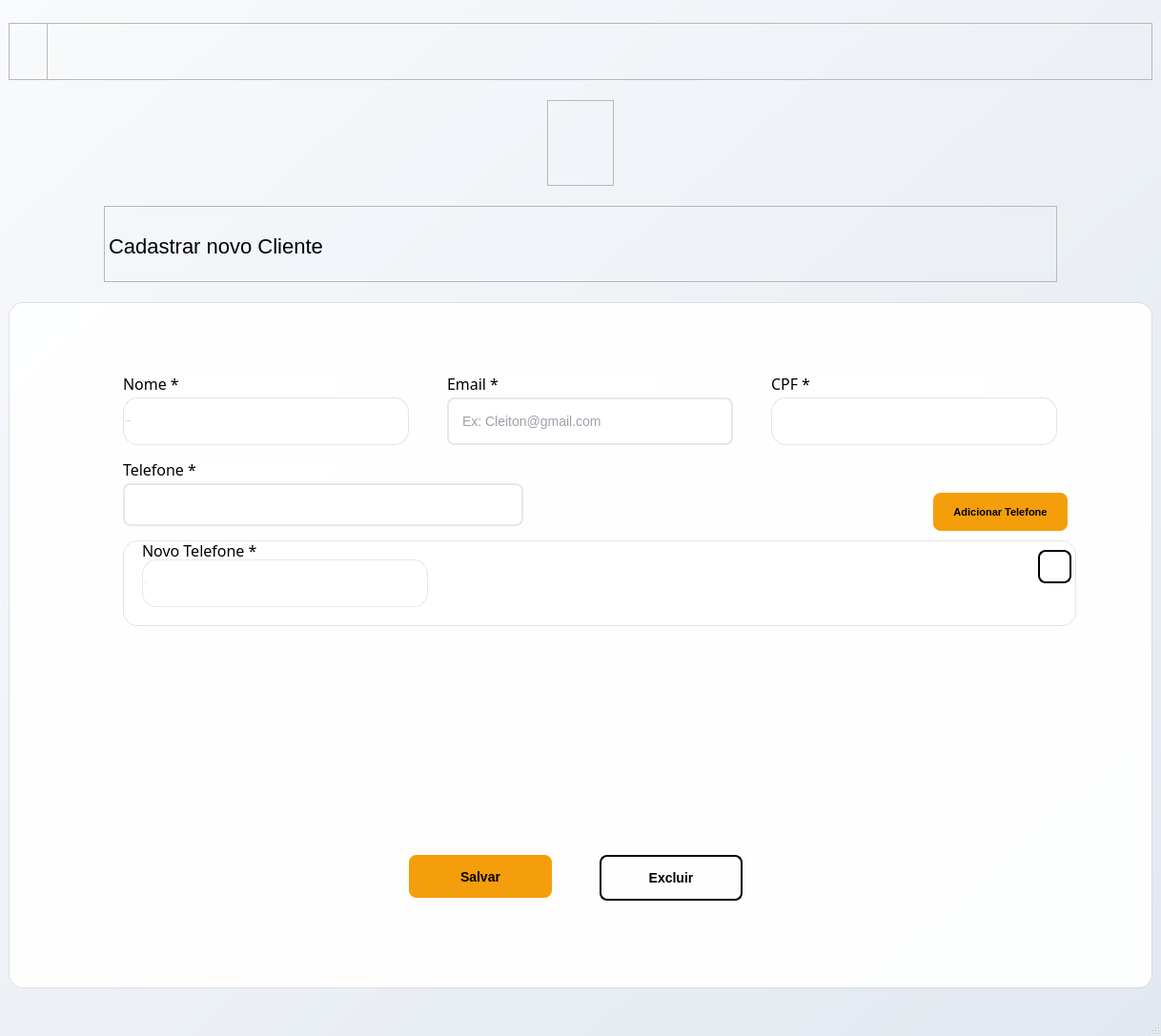
<?xml version="1.0" encoding="UTF-8"?>
<ui version="4.0">
 <class>MainWindow</class>
 <widget class="QMainWindow" name="MainWindow">
  <property name="geometry">
   <rect>
    <x>0</x>
    <y>0</y>
    <width>1218</width>
    <height>1087</height>
   </rect>
  </property>
  <property name="windowTitle">
   <string>MainWindow</string>
  </property>
  <property name="styleSheet">
   <string notr="true">QMainWindow{
background: qlineargradient(x1:0, y1:0, x2:1, y2:1, stop:0 #f8fafc, stop:1 #e2e8f0);
}</string>
  </property>
  <widget class="QWidget" name="centralwidget">
   <layout class="QVBoxLayout" name="verticalLayout">
    <item>
     <widget class="QFrame" name="frame_4">
      <property name="minimumSize">
       <size>
        <width>0</width>
        <height>40</height>
       </size>
      </property>
      <property name="maximumSize">
       <size>
        <width>16777215</width>
        <height>60</height>
       </size>
      </property>
      <property name="frameShape">
       <enum>QFrame::StyledPanel</enum>
      </property>
      <property name="frameShadow">
       <enum>QFrame::Raised</enum>
      </property>
      <widget class="QFrame" name="frame_5">
       <property name="geometry">
        <rect>
         <x>0</x>
         <y>0</y>
         <width>41</width>
         <height>80</height>
        </rect>
       </property>
       <property name="frameShape">
        <enum>QFrame::StyledPanel</enum>
       </property>
       <property name="frameShadow">
        <enum>QFrame::Raised</enum>
       </property>
       <widget class="QPushButton" name="pushButton_3">
        <property name="geometry">
         <rect>
          <x>0</x>
          <y>0</y>
          <width>50</width>
          <height>50</height>
         </rect>
        </property>
        <property name="cursor">
         <cursorShape>PointingHandCursor</cursorShape>
        </property>
        <property name="styleSheet">
         <string notr="true">QPushButton{
background: transparent;
border: none;
}</string>
        </property>
        <property name="text">
         <string/>
        </property>
        <property name="icon">
         <iconset>
          <normaloff>../imagem/icons/back.png</normaloff>../imagem/icons/back.png</iconset>
        </property>
        <property name="iconSize">
         <size>
          <width>32</width>
          <height>32</height>
         </size>
        </property>
        <property name="flat">
         <bool>false</bool>
        </property>
       </widget>
      </widget>
     </widget>
    </item>
    <item alignment="Qt::AlignHCenter">
     <widget class="QFrame" name="frame_6">
      <property name="minimumSize">
       <size>
        <width>70</width>
        <height>90</height>
       </size>
      </property>
      <property name="maximumSize">
       <size>
        <width>70</width>
        <height>90</height>
       </size>
      </property>
      <property name="frameShape">
       <enum>QFrame::StyledPanel</enum>
      </property>
      <property name="frameShadow">
       <enum>QFrame::Raised</enum>
      </property>
      <widget class="QLabel" name="label_3">
       <property name="geometry">
        <rect>
         <x>0</x>
         <y>0</y>
         <width>70</width>
         <height>90</height>
        </rect>
       </property>
       <property name="minimumSize">
        <size>
         <width>0</width>
         <height>0</height>
        </size>
       </property>
       <property name="maximumSize">
        <size>
         <width>1000</width>
         <height>1000</height>
        </size>
       </property>
       <property name="text">
        <string/>
       </property>
       <property name="pixmap">
        <pixmap>../imagem/MOTORMAX-LGO.png</pixmap>
       </property>
       <property name="scaledContents">
        <bool>true</bool>
       </property>
      </widget>
     </widget>
    </item>
    <item alignment="Qt::AlignHCenter">
     <widget class="QFrame" name="frame">
      <property name="minimumSize">
       <size>
        <width>1000</width>
        <height>80</height>
       </size>
      </property>
      <property name="maximumSize">
       <size>
        <width>400</width>
        <height>80</height>
       </size>
      </property>
      <property name="frameShape">
       <enum>QFrame::StyledPanel</enum>
      </property>
      <property name="frameShadow">
       <enum>QFrame::Raised</enum>
      </property>
      <widget class="QLabel" name="label">
       <property name="geometry">
        <rect>
         <x>0</x>
         <y>0</y>
         <width>890</width>
         <height>70</height>
        </rect>
       </property>
       <property name="minimumSize">
        <size>
         <width>890</width>
         <height>0</height>
        </size>
       </property>
       <property name="font">
        <font>
         <pointsize>-1</pointsize>
         <weight>50</weight>
         <italic>false</italic>
         <bold>false</bold>
        </font>
       </property>
       <property name="styleSheet">
        <string notr="true">QLabel{
font-size: 22px;
margin-top: 30px;
margin-bottom: 15px;
font: plain;
}</string>
       </property>
       <property name="text">
        <string>Cadastrar novo Cliente</string>
       </property>
      </widget>
     </widget>
    </item>
    <item alignment="Qt::AlignHCenter">
     <widget class="QFrame" name="frame_2">
      <property name="minimumSize">
       <size>
        <width>1200</width>
        <height>720</height>
       </size>
      </property>
      <property name="maximumSize">
       <size>
        <width>1200</width>
        <height>720</height>
       </size>
      </property>
      <property name="styleSheet">
       <string notr="true">background-color: rgba(255, 255, 255, 240);
border-radius: 15px;
border: 1px solid rgba(0, 0, 0,0.1); </string>
      </property>
      <property name="frameShape">
       <enum>QFrame::Panel</enum>
      </property>
      <property name="frameShadow">
       <enum>QFrame::Raised</enum>
      </property>
      <widget class="QPushButton" name="pushButton">
       <property name="geometry">
        <rect>
         <x>420</x>
         <y>580</y>
         <width>150</width>
         <height>45</height>
        </rect>
       </property>
       <property name="font">
        <font>
         <pointsize>-1</pointsize>
         <weight>75</weight>
         <bold>true</bold>
        </font>
       </property>
       <property name="cursor">
        <cursorShape>PointingHandCursor</cursorShape>
       </property>
       <property name="styleSheet">
        <string notr="true">QPushButton{
background-color: #f59e0b;
color: black;
border: none;
border-radius: 8px;
padding: 12px;
font-size: 14px;
font-weight: bold;
min-height: 20px;
}

QPushButton:hover{
background-color: #d97706;
}

QPushButton:pressed{
background-color: #b45309;
}

QPushButton:disable{
background-color: #582503;
}</string>
       </property>
       <property name="text">
        <string>Salvar</string>
       </property>
      </widget>
      <widget class="QLabel" name="label_4">
       <property name="geometry">
        <rect>
         <x>120</x>
         <y>75</y>
         <width>221</width>
         <height>21</height>
        </rect>
       </property>
       <property name="font">
        <font>
         <family>Rockwell</family>
         <pointsize>12</pointsize>
         <kerning>true</kerning>
        </font>
       </property>
       <property name="styleSheet">
        <string notr="true">border: none;</string>
       </property>
       <property name="text">
        <string>Nome *</string>
       </property>
      </widget>
      <widget class="QPushButton" name="pushButton_2">
       <property name="geometry">
        <rect>
         <x>620</x>
         <y>580</y>
         <width>150</width>
         <height>48</height>
        </rect>
       </property>
       <property name="font">
        <font>
         <pointsize>-1</pointsize>
         <weight>75</weight>
         <bold>true</bold>
        </font>
       </property>
       <property name="cursor">
        <cursorShape>PointingHandCursor</cursorShape>
       </property>
       <property name="styleSheet">
        <string notr="true">QPushButton{
background-color: transparent;
color: Black;
border: 2px solid;
border-radius: 8px;
padding: 12px;
font-size: 14px;
font-weight: bold;
min-height: 20px;
}

QPushButton:hover{
background-color: rgb(234, 227, 174);
}

QPushButton:Pressed{
background-color: rgb(210, 203, 150);
}</string>
       </property>
       <property name="text">
        <string>Excluir</string>
       </property>
      </widget>
      <widget class="QLineEdit" name="lineEdit_2">
       <property name="geometry">
        <rect>
         <x>460</x>
         <y>100</y>
         <width>300</width>
         <height>50</height>
        </rect>
       </property>
       <property name="font">
        <font>
         <pointsize>-1</pointsize>
        </font>
       </property>
       <property name="styleSheet">
        <string notr="true">QLineEdit{
                border: 2px solid #e5e7eb;
                border-radius: 8px;
                padding: 12px;
                font-size: 14px;
                color: #374151;
            }
QLineEdit:focus{
border: 2px solid #7f8082;
}

QLineEdit:hover{
background-color: rgb(234, 236, 240);
}</string>
       </property>
       <property name="echoMode">
        <enum>QLineEdit::Normal</enum>
       </property>
       <property name="alignment">
        <set>Qt::AlignLeading|Qt::AlignLeft|Qt::AlignVCenter</set>
       </property>
       <property name="placeholderText">
        <string>Ex: Cleiton@gmail.com</string>
       </property>
      </widget>
      <widget class="QLabel" name="label_5">
       <property name="geometry">
        <rect>
         <x>800</x>
         <y>75</y>
         <width>221</width>
         <height>21</height>
        </rect>
       </property>
       <property name="font">
        <font>
         <family>Rockwell</family>
         <pointsize>12</pointsize>
         <kerning>true</kerning>
        </font>
       </property>
       <property name="styleSheet">
        <string notr="true">border: none;</string>
       </property>
       <property name="text">
        <string>CPF *</string>
       </property>
      </widget>
      <widget class="QLabel" name="label_7">
       <property name="geometry">
        <rect>
         <x>460</x>
         <y>75</y>
         <width>221</width>
         <height>21</height>
        </rect>
       </property>
       <property name="font">
        <font>
         <family>Rockwell</family>
         <pointsize>12</pointsize>
         <kerning>true</kerning>
        </font>
       </property>
       <property name="styleSheet">
        <string notr="true">border: none;</string>
       </property>
       <property name="text">
        <string>Email *</string>
       </property>
      </widget>
      <widget class="QLineEdit" name="lineEdit">
       <property name="geometry">
        <rect>
         <x>120</x>
         <y>100</y>
         <width>300</width>
         <height>50</height>
        </rect>
       </property>
       <property name="font">
        <font>
         <pointsize>-1</pointsize>
        </font>
       </property>
       <property name="styleSheet">
        <string notr="true">QLineEdit[echoMode=&quot;2&quot;], QLineEdit[echoMode=&quot;0&quot;] {
                border: 2px solid #e5e7eb;
                border-radius: 8px;
                padding: 12px;
                font-size: 14px;
                color: #374151;
            }
QLineEdit:focus{
border: 2px solid #7f8082;
}

QLineEdit:hover{
background-color: rgb(234, 236, 240);
}</string>
       </property>
       <property name="echoMode">
        <enum>QLineEdit::Normal</enum>
       </property>
       <property name="alignment">
        <set>Qt::AlignLeading|Qt::AlignLeft|Qt::AlignVCenter</set>
       </property>
       <property name="placeholderText">
        <string>Ex: Cleiton</string>
       </property>
      </widget>
      <widget class="QLineEdit" name="lineEdit_3">
       <property name="geometry">
        <rect>
         <x>800</x>
         <y>100</y>
         <width>300</width>
         <height>50</height>
        </rect>
       </property>
       <property name="font">
        <font>
         <pointsize>-1</pointsize>
        </font>
       </property>
       <property name="styleSheet">
        <string notr="true">QLineEdit[echoMode=&quot;2&quot;], QLineEdit[echoMode=&quot;0&quot;] {
                border: 2px solid #e5e7eb;
                border-radius: 8px;
                padding: 12px;
                font-size: 14px;
                color: #374151;
            }
QLineEdit:focus{
border: 2px solid #7f8082;
}

QLineEdit:hover{
background-color: rgb(234, 236, 240);
}</string>
       </property>
       <property name="inputMask">
        <string>999.999.999-99</string>
       </property>
       <property name="echoMode">
        <enum>QLineEdit::Normal</enum>
       </property>
       <property name="alignment">
        <set>Qt::AlignLeading|Qt::AlignLeft|Qt::AlignVCenter</set>
       </property>
       <property name="placeholderText">
        <string>Ex: 000.000.000-00</string>
       </property>
      </widget>
      <widget class="QLabel" name="label_8">
       <property name="geometry">
        <rect>
         <x>120</x>
         <y>165</y>
         <width>221</width>
         <height>21</height>
        </rect>
       </property>
       <property name="font">
        <font>
         <family>Rockwell</family>
         <pointsize>12</pointsize>
         <kerning>true</kerning>
        </font>
       </property>
       <property name="styleSheet">
        <string notr="true">border: none;</string>
       </property>
       <property name="text">
        <string>Telefone *</string>
       </property>
      </widget>
      <widget class="QComboBox" name="comboBox_2">
       <property name="geometry">
        <rect>
         <x>120</x>
         <y>190</y>
         <width>420</width>
         <height>45</height>
        </rect>
       </property>
       <property name="styleSheet">
        <string notr="true">QComboBox {
border: 2px solid #e5e7eb;
border-radius: 8px;
padding: 12px;
font-size: 14px;
color: #374151;
}
QComboBox:hover{
background-color: rgb(234, 236, 240);
}

QComboBox:focus{
border: 2px solid #7f8082;
}

QComboBox::drop-down {
border: none;
}

QComboBox::down-arrow {
image: url(C:/Users/victor/Documents/vscode/python/curso/imagem/icons/arrow-down.png);
width: 18px;
height: 18px;
right: 6px;
}</string>
       </property>
       <property name="currentIndex">
        <number>-1</number>
       </property>
       <property name="maxVisibleItems">
        <number>5</number>
       </property>
       <property name="insertPolicy">
        <enum>QComboBox::InsertAtCurrent</enum>
       </property>
       <property name="minimumContentsLength">
        <number>0</number>
       </property>
      </widget>
      <widget class="QFrame" name="frame_3">
       <property name="geometry">
        <rect>
         <x>120</x>
         <y>250</y>
         <width>1000</width>
         <height>90</height>
        </rect>
       </property>
       <property name="frameShape">
        <enum>QFrame::StyledPanel</enum>
       </property>
       <property name="frameShadow">
        <enum>QFrame::Raised</enum>
       </property>
       <widget class="QLineEdit" name="lineEdit_7">
        <property name="geometry">
         <rect>
          <x>20</x>
          <y>20</y>
          <width>300</width>
          <height>50</height>
         </rect>
        </property>
        <property name="font">
         <font>
          <pointsize>-1</pointsize>
         </font>
        </property>
        <property name="styleSheet">
         <string notr="true">QLineEdit[echoMode=&quot;2&quot;], QLineEdit[echoMode=&quot;0&quot;] {
                border: 2px solid #e5e7eb;
                border-radius: 8px;
                padding: 12px;
                font-size: 14px;
                color: #374151;
            }
QLineEdit:focus{
border: 2px solid #7f8082;
}

QLineEdit:hover{
background-color: rgb(234, 236, 240);
}</string>
        </property>
        <property name="inputMask">
         <string>(99) 99999-9999</string>
        </property>
        <property name="echoMode">
         <enum>QLineEdit::Normal</enum>
        </property>
        <property name="alignment">
         <set>Qt::AlignLeading|Qt::AlignLeft|Qt::AlignVCenter</set>
        </property>
        <property name="placeholderText">
         <string>Ex: 9xxxx-xxxx</string>
        </property>
       </widget>
       <widget class="QLabel" name="label_9">
        <property name="geometry">
         <rect>
          <x>20</x>
          <y>0</y>
          <width>221</width>
          <height>21</height>
         </rect>
        </property>
        <property name="font">
         <font>
          <family>Rockwell</family>
          <pointsize>12</pointsize>
          <kerning>true</kerning>
         </font>
        </property>
        <property name="styleSheet">
         <string notr="true">border: none;
background: transparent;</string>
        </property>
        <property name="text">
         <string>Novo Telefone *</string>
        </property>
       </widget>
       <widget class="QPushButton" name="pushButton_5">
        <property name="geometry">
         <rect>
          <x>960</x>
          <y>10</y>
          <width>35</width>
          <height>35</height>
         </rect>
        </property>
        <property name="minimumSize">
         <size>
          <width>35</width>
          <height>0</height>
         </size>
        </property>
        <property name="maximumSize">
         <size>
          <width>35</width>
          <height>35</height>
         </size>
        </property>
        <property name="font">
         <font>
          <pointsize>-1</pointsize>
          <weight>75</weight>
          <bold>true</bold>
         </font>
        </property>
        <property name="cursor">
         <cursorShape>PointingHandCursor</cursorShape>
        </property>
        <property name="styleSheet">
         <string notr="true">QPushButton{
background-color: transparent;
color: Black;
border: 2px solid;
border-radius: 8px;
padding: 12px;
font-size: 14px;
font-weight: bold;
}

QPushButton:hover{
background-color: rgb(223, 223, 223);
}

QPushButton:Pressed{
background-color: rgb(195, 195, 195);
}</string>
        </property>
        <property name="text">
         <string/>
        </property>
        <property name="icon">
         <iconset>
          <normaloff>../imagem/icons/delete.png</normaloff>../imagem/icons/delete.png</iconset>
        </property>
        <property name="iconSize">
         <size>
          <width>20</width>
          <height>20</height>
         </size>
        </property>
       </widget>
      </widget>
      <widget class="QPushButton" name="pushButton_4">
       <property name="geometry">
        <rect>
         <x>970</x>
         <y>200</y>
         <width>141</width>
         <height>40</height>
        </rect>
       </property>
       <property name="cursor">
        <cursorShape>PointingHandCursor</cursorShape>
       </property>
       <property name="styleSheet">
        <string notr="true">QPushButton{
background-color: #f59e0b;
color: black;
border: none;
border-radius: 8px;
font-size: 11px;
font-weight: bold;
min-height: 20px;
}

QPushButton:hover{
background-color: #d97706;
}

QPushButton:pressed{
background-color: #b45309;
}

QPushButton:disabled{
background-color: #582503;
}</string>
       </property>
       <property name="text">
        <string>Adicionar Telefone</string>
       </property>
      </widget>
     </widget>
    </item>
   </layout>
  </widget>
  <widget class="QMenuBar" name="menubar">
   <property name="geometry">
    <rect>
     <x>0</x>
     <y>0</y>
     <width>1218</width>
     <height>21</height>
    </rect>
   </property>
  </widget>
  <widget class="QStatusBar" name="statusbar"/>
 </widget>
 <resources/>
 <connections/>
</ui>
